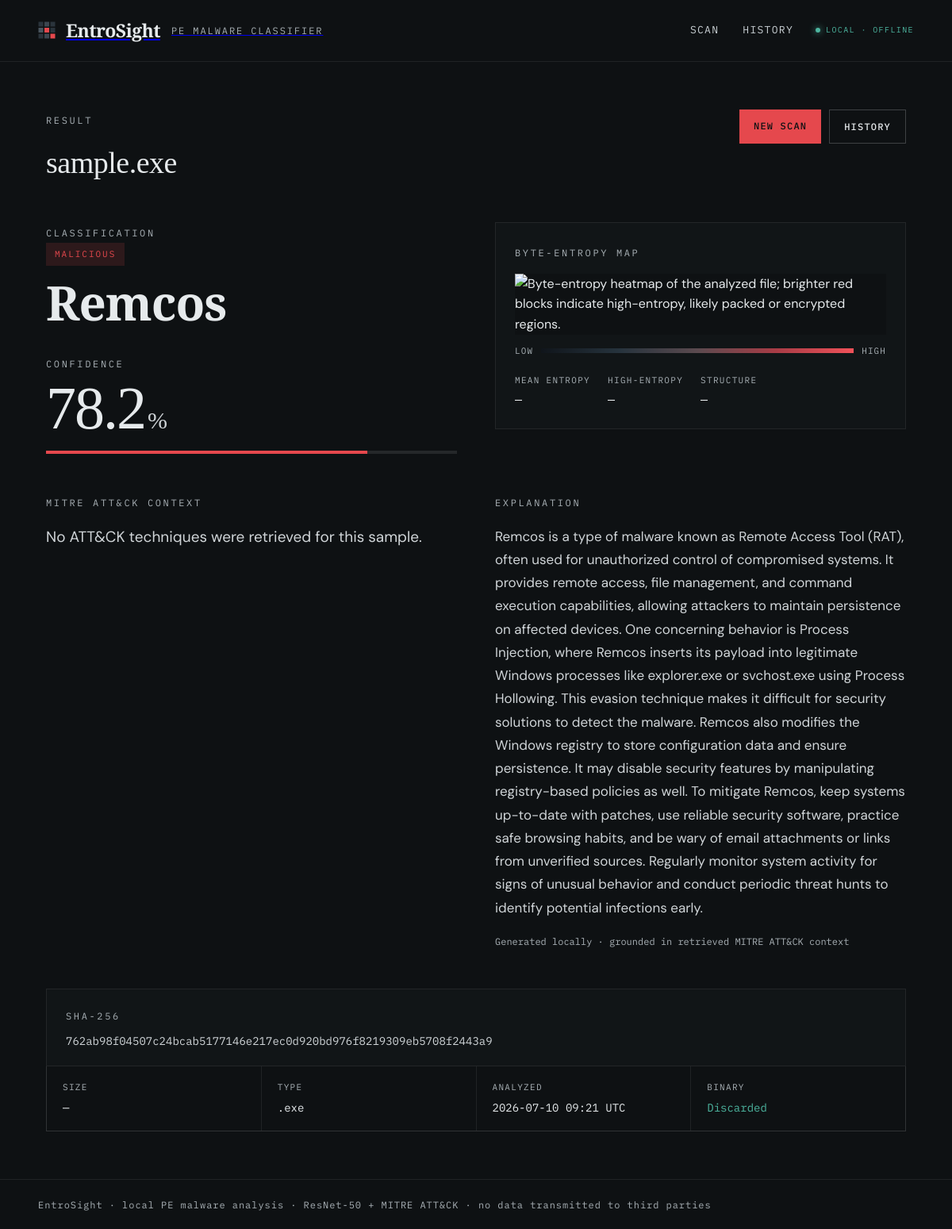
Screenshot of /scan/34 with the database file from the repository.
### tables this page shows
CREATE TABLE scan_results (
    id INTEGER PRIMARY KEY AUTOINCREMENT,
    sha256 TEXT NOT NULL,
    filename TEXT NOT NULL,
    predicted_label TEXT NOT NULL,
    confidence REAL NOT NULL,
    explanation TEXT NOT NULL,
    heatmap_path TEXT NOT NULL,
    timestamp DATETIME DEFAULT CURRENT_TIMESTAMP,
    total_time_ms REAL NOT NULL
);

### app/main.py (the view)
@app.get("/scan/{scan_id}", response_class=HTMLResponse)
async def scan_result_page(request: Request, scan_id: int):
    db: ScanHistoryDB = request.app.state.components.db
    record = await db.get_result(scan_id)
    if record is None:
        return templates.TemplateResponse(
            request,
            "error.html",
            {"isError": True, "error_message": "Scan not found"},
            status_code=404,
        )
    record.heatmap_url = _heatmap_url_for(record)
    return templates.TemplateResponse(
        request, "result.html", {"isResult": True, "r": record}
    )

### app/templates/result.html (shortened to what this page needs)
{% extends "base.html" %}
{% block content %}
{% set is_benign = (r.predicted_label == "Benign") %}
{% set confidence_pct = (r.confidence * 100) if r.confidence is not none else 0 %}
{% set heatmap_src = (r.heatmap_url if r.heatmap_url is defined and r.heatmap_url
                      else (r.heatmap_path if r.heatmap_path is defined else "")) %}
<article class="result-view">
  <div class="result-header">
    <div>
      <span class="eyebrow">Result</span>
      <h1 class="result-title">{{ r.filename }}</h1>
    </div>
    <div class="result-header__actions">
      <a href="/" class="btn btn--primary">New scan</a>
      <a href="/history" class="btn btn--ghost">History</a>
    </div>
  </div>
  <div class="split-grid">
    <div>
      <span class="eyebrow">Classification</span>
      <div>
        <span class="verdict-badge {{ 'verdict-badge--benign' if is_benign else 'verdict-badge--malicious' }}">
          {{ "Benign" if is_benign else "Malicious" }}
        </span>
      </div>
      <h2 class="family-name">{{ r.predicted_label }}</h2>
      <div style="margin-top:32px">
        <span class="eyebrow">Confidence</span>
        <div class="confidence-value">
          <span class="confidence-value__num">{{ confidence_pct | round(1) }}</span>
          <span class="confidence-value__pct">%</span>
        </div>
        <div class="meter">
          <div class="meter__fill" style="width:{{ confidence_pct }}%"></div>
        </div>
      </div>
    </div>
    <div class="panel">
      <span class="eyebrow">Byte-entropy map</span>
      {% if heatmap_src %}
      <img
        class="heatmap-canvas"
        src="{{ heatmap_src }}"
        alt="Byte-entropy heatmap of the analyzed file; brighter red blocks indicate high-entropy, likely packed or encrypted regions."
      />
      {% endif %}
      <div class="heatmap-legend">
        <span class="heatmap-legend__label">LOW</span>
        <div class="heatmap-legend__bar" aria-hidden="true"></div>
        <span class="heatmap-legend__label">HIGH</span>
      </div>
      <div class="stat-row">
        <div class="stat">
          <span class="stat__label">Mean entropy</span>
          <span class="stat__value">
            {% if heatmap_stats is defined and heatmap_stats and heatmap_stats.mean_entropy is not none %}
              {{ heatmap_stats.mean_entropy }} <span class="unit">bits/byte</span>
            {% else %}—{% endif %}
          </span>
        </div>
        <div class="stat">
          <span class="stat__label">High-entropy</span>
          <span class="stat__value">
            {% if heatmap_stats is defined and heatmap_stats and heatmap_stats.high_entropy_pct is not none %}
              {{ heatmap_stats.high_entropy_pct }}
            {% else %}—{% endif %}
          </span>
        </div>
        <div class="stat">
          <span class="stat__label">Structure</span>
          <span class="stat__value">
            {% if heatmap_stats is defined and heatmap_stats and heatmap_stats.structure %}
              {{ heatmap_stats.structure }}
            {% else %}—{% endif %}
          </span>
        </div>
      </div>
    </div>
  </div>
  <div class="split-grid split-grid--gap-lg">
    <div>
      <span class="eyebrow">MITRE ATT&amp;CK context</span>
      {% if techniques %}
      <div class="tech-list">
        {% for t in techniques %}
        <div class="tech">
          <span class="tech__id">{{ t.technique_id }}</span>
          <span class="tech__name">{{ t.technique_name }}</span>
          <span class="tech__tactic">{{ t.tactic if t.tactic is defined and t.tactic else "" }}</span>
        </div>
        {% endfor %}
      </div>
      {% elif is_benign %}
      <p class="lead" style="margin-top:16px">No ATT&amp;CK techniques are associated with a benign classification.</p>
      {% else %}
      <p class="lead" style="margin-top:16px">No ATT&amp;CK techniques were retrieved for this sample.</p>
      {% endif %}
    </div>
    <div>
      <span class="eyebrow">Explanation</span>
      <p class="explanation">{{ r.explanation }}</p>
      <span class="explanation-footer">Generated locally · grounded in retrieved MITRE ATT&amp;CK context</span>
    </div>
  </div>
  <div class="hash-panel">
    <span class="eyebrow">SHA-256</span>
    <div class="hash-panel__value">{{ r.sha256 }}</div>
  </div>
  <div class="grid-cards grid-cards--meta">
    <div class="card card--meta">
      <span class="card__label">Size</span>
      <span class="card__value">
        {% if file_size_human is defined and file_size_human %}{{ file_size_human }}{% else %}—{% endif %}
      </span>
    </div>
    <div class="card card--meta">
      <span class="card__label">Type</span>
      <span class="card__value">
        {% if "." in r.filename %}.{{ r.filename.rsplit(".", 1)[-1] | lower }}{% else %}—{% endif %}
      </span>
    </div>
    <div class="card card--meta">
      <span class="card__label">Analyzed</span>
      <span class="card__value">
        {% if timestamp_str is defined and timestamp_str %}
          {{ timestamp_str }}
        {% elif r.timestamp is defined and r.timestamp %}
          {{ r.timestamp.strftime("%Y-%m-%d %H:%M UTC") if r.timestamp.strftime is defined else r.timestamp }}
        {% else %}—{% endif %}
      </span>
    </div>
    <div class="card card--meta">
      <span class="card__label">Binary</span>
      <span class="card__value card__value--ok">Discarded</span>
    </div>
  </div>
</article>
{% endblock %}

### rows the page displays
scan_results: filename "sample.exe", predicted_label "Remcos", explanation "Remcos is a type of malware known as Remote Access Tool (RAT), often used for unauthorized control of compromised systems. It provides remote access, file management, and command execution capabilities, allowing attackers to maintain persistence on affected devices. One concerning behavior is Process Injection, where Remcos inserts its payload into legitimate Windows processes like explorer.exe or svchost.exe using Process Hollowing. This evasion technique makes it difficult for security solutions to detect the malware. Remcos also modifies the Windows registry to store configuration data and ensure persistence. It may disable security features by manipulating registry-based policies as…", sha256 "762ab98f04507c24bcab5177146e217ec0d920bd976f8219309eb5708f2443a9", filename "exe"

### other values shown
{{ "Benign" if is_benign else "Malicious" }} "MALICIOUS"
{{ confidence_pct | round(1) }} "78.2"
